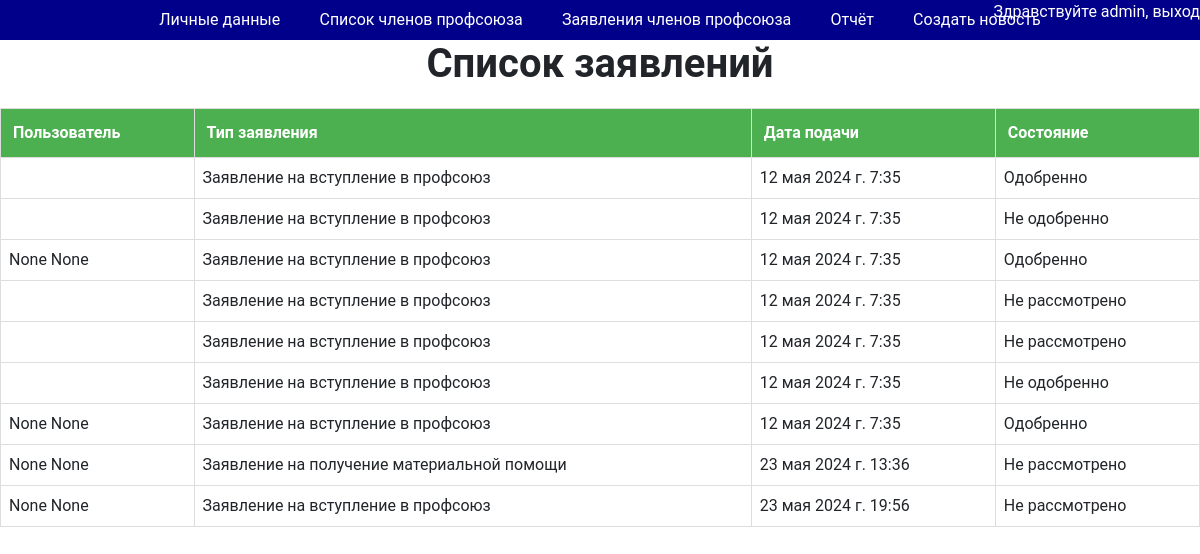
/accaunt/appends_list/ (signed in), run on an earlier commit of the app's database.
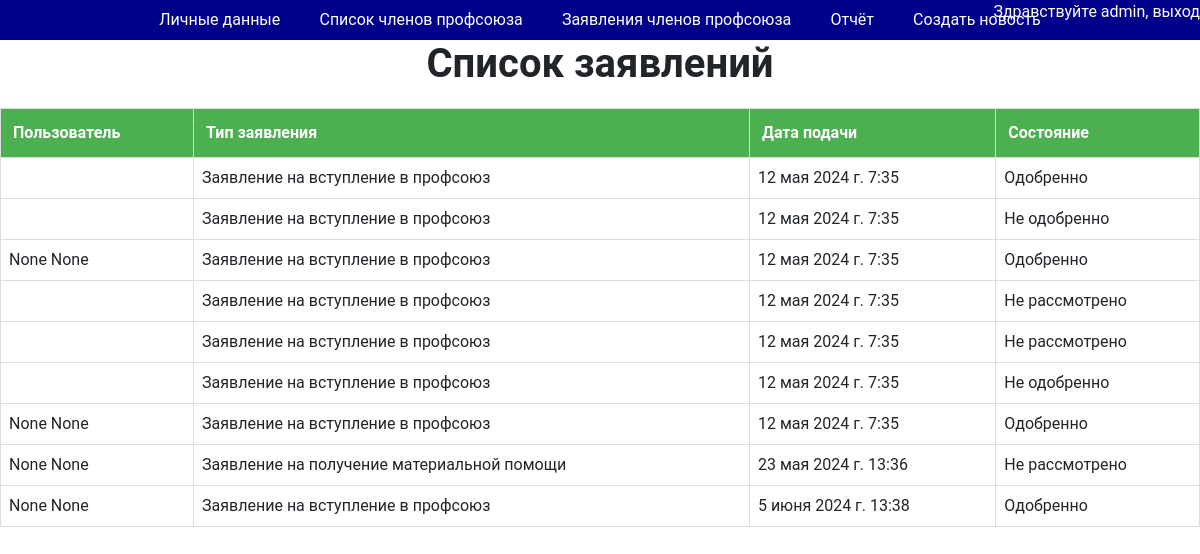
And on a later commit of the database.
### myauth/models.py (models this page shows, shortened)
class Appends(models.Model):
    user = models.ForeignKey(User, on_delete=models.CASCADE)
    description = models.ForeignKey(Description,null=True, on_delete=models.CASCADE)
    file = models.FileField(null=True ,upload_to='appends/receipts/')
    decision = models.ForeignKey(Decision,null=True, on_delete=models.CASCADE)
    commentary = models.TextField(null=True, max_length=1000)
    created_at = models.DateTimeField(auto_now_add=True)

class Description(models.Model):
    text = models.CharField(max_length=100)

class Decision(models.Model):
    text = models.CharField(max_length=100)

class Profile(models.Model):
    user = models.OneToOneField(User, on_delete=models.CASCADE)
    name = models.CharField(null=True, max_length=14)
    lastname = models.CharField(null=True, max_length=14)
    secondname = models.CharField(null=True, max_length=14)
    group = models.ForeignKey(AllGroups,null=True, on_delete=models.CASCADE )
    email = models.EmailField(null=True, max_length=254)
    phone_number = models.CharField(validators=[phone_regex],null=True, max_length=12)
    agreement_accepted = models.BooleanField(default=False)
    avatar = models.ImageField(null=True, blank=True, upload_to=user_avatar_directory_path)
    is_union_member = models.BooleanField(default=False)
    created_at = models.DateTimeField(auto_now_add=True)

### myauth/views.py (the view)
# urls.py: path("appends_list/", Check_All_Appends.as_view(), name="check_all_appends"),
class Check_All_Appends(UserPassesTestMixin, ListView):
    def test_func(self):
        if self.request.user.is_staff:
            return True
    template_name = "myauth/allappends_list.html"
    context_object_name = "profiles"
    def get_queryset(self):
        return Profile.objects.all()
    def get_context_data(self, **kwargs):
        context = super().get_context_data(**kwargs)
        context['appends'] = Appends.objects.select_related("user",'description', 'decision').all()
        return context

### appearance/context_processors.py (called while the page is built)
def login_form(request):
    return {'login_form': UserLoginForm()}

### myauth/templates/myauth/allappends_list.html (shortened to what this page needs)
{% extends 'myauth/base.html' %}
{% block body %}
  <h1>Список заявлений</h1>
  <table class="user-table">
    <tr>
      <th>Пользователь</th>
      <th>Тип заявления</th>
      <th>Дата подачи</th>
      <th>Состояние</th>
     </tr>
    {% for append in appends %}
        <tr onclick="window.location='{% url 'myauth:check_appends' pk=append.pk %}';">
          <td>{{ append.user.profile.name }} {{ append.user.profile.name }}</td>
          <td>{{ append.description.text }}</td>
          <td>{{ append.created_at }}</td>
          <td>{{ append.decision.text }}</td>
        </tr>
    {% empty %}
      <tr>
        <td colspan="7">Список пуст</td>
      </tr>
    {% endfor %}
  </table>
{% endblock %}

What changed in the data, as far as the page shows it:
removed Appends: user.profile.name "None", description.text "Заявление на вступление в профсоюз", created_at "23 мая 2024 г. 19:56", decision.text "Не рассмотрено"
added Appends: user.profile.name "None", description.text "Заявление на вступление в профсоюз", created_at "5 июня 2024 г. 13:38", decision.text "Одобренно"
